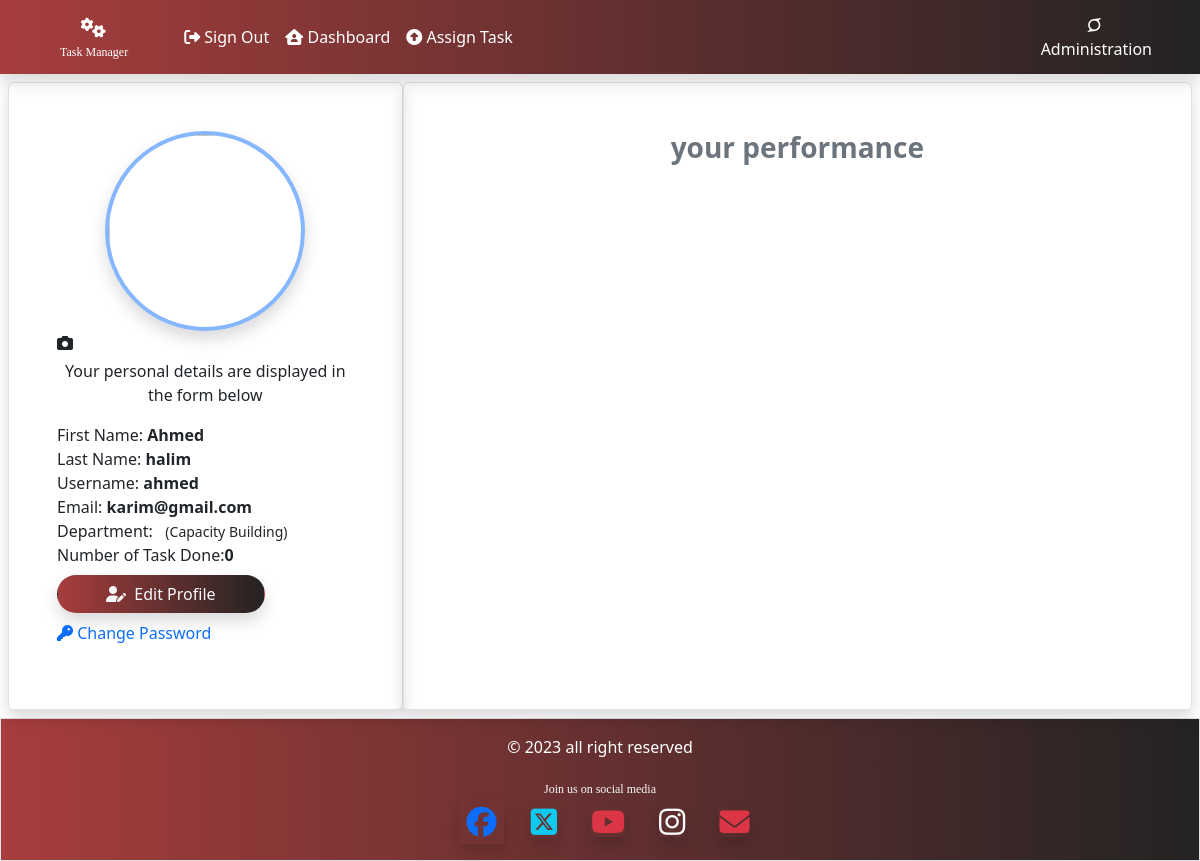
The page /taskmanager/user_profile/23 (signed in) on the database as committed earlier.
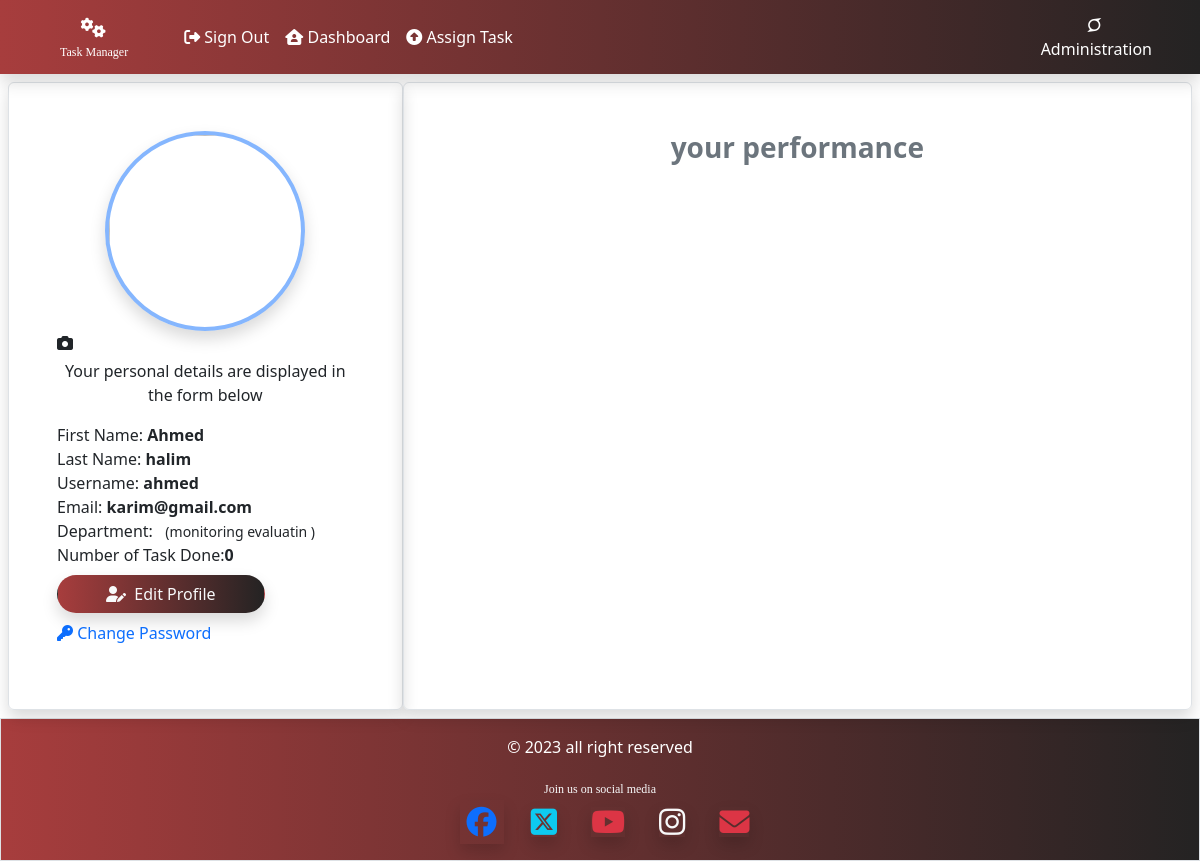
The same page on the database as committed later.
### taskmanager/models.py (models this page shows, shortened)
class CustomUser(AbstractUser):
    department=models.ForeignKey("Department",on_delete=models.CASCADE,null=True,blank=True)

class Department(models.Model):
    name = models.CharField(max_length=250)
    Description = models.TextField(max_length=300)
    dept_head = models.CharField(max_length=100)

### taskmanager/views.py (the view, shortened to what this page needs)
# urls.py: path('user_profile/<userID>', views.user_profile, name='user_profile'),
@login_required(login_url='/taskmanager/login')
def user_profile(request,userID):
    uid = userID
    current_user=User.objects.get(pk=userID)
    m_task=Task.objects.filter(assign_to_id=request.user.id, status=100).count()
    return render(request, 'taskmanager/user_profile.html', {'c_user':current_user, 'No_task':m_task})

### taskmanager/templates/taskmanager/user_profile.html (shortened to what this page needs)
{% extends 'taskmanager/base.html' %}
{% load static %}
{% block content %}
<div class="row m-2">
    <div class="col-md-4 p-5 shadow border rounded">
        <div class="d-flex justify-content-center">
            <img class="shadow rounded-circle border border-4 border-primary border-opacity-50" src="{{c_user.profile.image.url}}" width="200px" height="200px" alt="">
        </div>
        <div>
            <i class="fa-solid fa-camera text-center"></i>
        </div>
        <p class="m-0 p-0 text-center">Your personal details are displayed in the form below </p>
        <div class="my-3">
                <p class="p-0 m-0">First Name: <span class="fw-bold">{{c_user.first_name}}</span></p>
                <p class="p-0 m-0">Last Name: <span class="fw-bold"> {{c_user.last_name}}</span></p>
                <p class="p-0 m-0">Username: <span class="fw-bold"> {{c_user.username}}</span></p>
                <p class="p-0 m-0">Email: <span class="fw-bold"> {{c_user.email}}</span></p>
                <p class="p-0 m-0">Department:
                    <small>({{c_user.department.Description}})</small>
                </p>
            <p class="p-0 m-0">Number of Task Done:<span class="fw-bold">{{No_task}}</span></p>
            <button class="btn text-light px-5 rounded-pill shadow my-2 bg-maroon"
            data-bs-toggle="collapse"
            data-bs-target="#collapseExample"
            aria-expanded="false"
            aria-controls="collapseExample">
            <i class="fa-solid fa-user-pen"></i>&nbsp;
            Edit Profile
            </button>
                <p class="text-primary" type="button" data-bs-toggle="modal" data-bs-target="#examplemodal">
                    <span class="change-password" ><i class="fa-solid fa-key"></i>&nbsp;Change Password</span>
                </p>
        </div>
    </div>
    <div class="col-md-8 p-5 shadow border rounded ">
        <h3 class="text-secondary text-center fw-bold">your performance</h3>
    </div>
</div>
{% endblock content %}

Rows that differ between the two databases and show on the page:
changed through a linked row, CustomUser "Ahmed": department.Description "Capacity Building" → "monitoring evaluatin"
